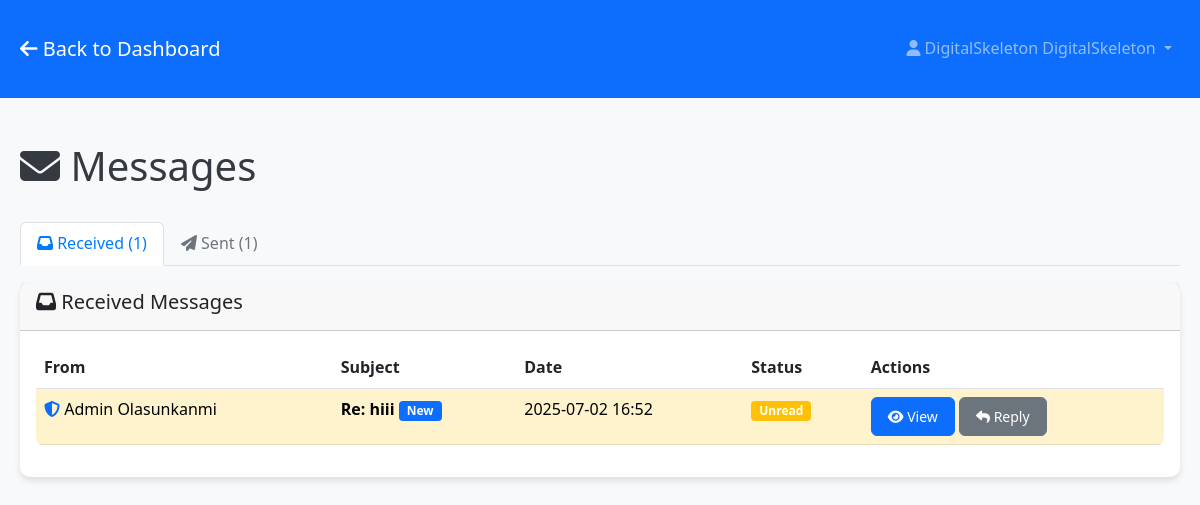
Screenshot of /messages (signed in) with the database file from the repository.
### models.py (models this page shows, shortened)
class User(db.Model):
    id = db.Column(db.Integer, primary_key=True)
    username = db.Column(db.String(80), unique=True, nullable=False)
    email = db.Column(db.String(120), unique=True, nullable=False)
    password_hash = db.Column(db.String(255), nullable=False)
    first_name = db.Column(db.String(100), nullable=False)
    last_name = db.Column(db.String(100), nullable=False)
    is_admin = db.Column(db.Boolean, default=False)
    is_verified = db.Column(db.Boolean, default=False)
    verification_token = db.Column(db.String(100), nullable=True)
    reset_token = db.Column(db.String(100), nullable=True)
    reset_token_expires = db.Column(db.DateTime, nullable=True)
    created_at = db.Column(db.DateTime, default=datetime.utcnow)
    last_login = db.Column(db.DateTime, nullable=True)
    pdf_codes = db.relationship('UserPDFCode', foreign_keys='UserPDFCode.user_id', backref='user', lazy=True, cascade='all, delete-orphan')
    pdf_requests = db.relationship('PDFRequest', backref='user', lazy=True, cascade='all, delete-orphan')
    sent_messages = db.relationship('Message', foreign_keys='Message.sender_id', backref='sender', lazy=True, cascade='all, delete-orphan')
    received_messages = db.relationship('Message', foreign_keys='Message.recipient_id', backref='recipient', lazy=True, cascade='all, delete-orphan')
    uploaded_pdfs = db.relationship('UserPDFCode', foreign_keys='UserPDFCode.uploaded_by_admin_id', backref='uploader', lazy=True)

class Message(db.Model):
    id = db.Column(db.Integer, primary_key=True)
    sender_id = db.Column(db.Integer, db.ForeignKey('user.id', ondelete='CASCADE'), nullable=False)
    recipient_id = db.Column(db.Integer, db.ForeignKey('user.id', ondelete='CASCADE'), nullable=False)
    subject = db.Column(db.String(200), nullable=False)
    content = db.Column(db.Text, nullable=False)  # Allows HTML content
    is_read = db.Column(db.Boolean, default=False)
    created_at = db.Column(db.DateTime, default=datetime.utcnow)
    parent_message_id = db.Column(db.Integer, db.ForeignKey('message.id', ondelete='CASCADE'), nullable=True)
    replies = db.relationship('Message', backref=db.backref('parent', remote_side=[id]), lazy=True)

### app.py (the view)
@app.route('/messages')
@login_required
def messages():
    user = User.query.get(session['user_id'])
    sent_messages = Message.query.filter_by(sender_id=user.id).order_by(Message.created_at.desc()).all()
    received_messages = Message.query.filter_by(recipient_id=user.id).order_by(Message.created_at.desc()).all()
    return render_template('messages/messages.html',
                         user=user,
                         sent_messages=sent_messages,
                         received_messages=received_messages)

### app.py (called while the page is built)
def login_required(f):
    @wraps(f)
    def decorated_function(*args, **kwargs):
        if 'user_id' not in session:
            flash('Please log in to access this page.', 'error')
            return redirect(url_for('login'))
        return f(*args, **kwargs)
    return decorated_function

### templates/messages/messages.html (shortened to what this page needs)
<!DOCTYPE html>
<html lang="en">
<head>
    <link href="https://cdn.jsdelivr.net/npm/bootstrap@5.3.0/dist/css/bootstrap.min.css" rel="stylesheet">
    <link rel="stylesheet" href="https://cdnjs.cloudflare.com/ajax/libs/font-awesome/6.4.0/css/all.min.css">
    <link rel="stylesheet" href="{{ url_for('static', filename='css/style.css') }}">
</head>
<body>
    <nav class="navbar navbar-expand-lg navbar-dark bg-primary">
        <div class="container">
            <a class="navbar-brand" href="{{ url_for('dashboard') }}">
                <i class="fas fa-arrow-left"></i> Back to Dashboard
            </a>
            <div class="navbar-nav ms-auto">
                <div class="nav-item dropdown">
                    <a class="nav-link dropdown-toggle" href="#" id="navbarDropdown" role="button" data-bs-toggle="dropdown">
                        <i class="fas fa-user"></i> {{ user.first_name }} {{ user.last_name }}
                    </a>
                </div>
            </div>
        </div>
    </nav>
    <div class="container mt-4">
        <div class="row">
            <div class="col-12">
                <div class="d-flex justify-content-between align-items-center mb-4">
                    <h1><i class="fas fa-envelope"></i> Messages</h1>
                </div>
            </div>
        </div>
        <ul class="nav nav-tabs" id="messageTabs">
            <li class="nav-item">
                <a class="nav-link active" id="received-tab" data-bs-toggle="tab" href="#received">
                    <i class="fas fa-inbox"></i> Received ({{ received_messages|length }})
                </a>
            </li>
            <li class="nav-item">
                <a class="nav-link" id="sent-tab" data-bs-toggle="tab" href="#sent">
                    <i class="fas fa-paper-plane"></i> Sent ({{ sent_messages|length }})
                </a>
            </li>
        </ul>
        <div class="tab-content mt-3">
            <div class="tab-pane fade show active" id="received">
                <div class="card">
                    <div class="card-header">
                        <h5><i class="fas fa-inbox"></i> Received Messages</h5>
                    </div>
                    <div class="card-body">
                        {% if received_messages %}
                        <div class="table-responsive">
                            <table class="table table-hover">
                                <thead>
                                    <tr>
                                        <th>From</th>
                                        <th>Subject</th>
                                        <th>Date</th>
                                        <th>Status</th>
                                        <th>Actions</th>
                                    </tr>
                                </thead>
                                <tbody>
                                    {% for message in received_messages %}
                                    <tr class="{% if not message.is_read %}table-warning{% endif %}">
                                        <td>
                                            {% if message.sender.is_admin %}
                                            <i class="fas fa-shield-alt text-primary"></i>
                                            {% endif %}
                                            {{ message.sender.first_name }} {{ message.sender.last_name }}
                                        </td>
                                        <td>
                                            <strong>{{ message.subject }}</strong>
                                            {% if not message.is_read %}
                                            <span class="badge bg-primary">New</span>
                                            {% endif %}
                                        </td>
                                        <td>{{ message.created_at.strftime('%Y-%m-%d %H:%M') }}</td>
                                        <td>
                                            {% if message.is_read %}
                                            <span class="badge bg-success">Read</span>
                                            {% else %}
                                            <span class="badge bg-warning">Unread</span>
                                            {% endif %}
                                        </td>
                                        <td>
                                            <button type="button" class="btn btn-sm btn-primary" onclick="viewMessage({{ message.id }}, '{{ message.sender.first_name }} {{ message.sender.last_name }}', '{{ message.subject }}', {{ message.sender.id }}, {{ message.is_read|lower }})">
                                                <i class="fas fa-eye"></i> View
                                            </button>
                                            {% if user.is_admin or message.sender.is_admin %}
                                            <button type="button" class="btn btn-sm btn-secondary" onclick="replyToMessage({{ message.sender.id }}, '{{ message.sender.first_name }} {{ message.sender.last_name }}', 'Re: {{ message.subject }}', {{ message.id }})">
                                                <i class="fas fa-reply"></i> Reply
                                            </button>
                                            {% endif %}
                                        </td>
                                    </tr>
                                    {% endfor %}
                                </tbody>
                            </table>
                        </div>
                        {% else %}
                        <div class="text-center py-4">
                            <i class="fas fa-inbox fa-3x text-muted mb-3"></i>
                            <h5>No messages received</h5>
                            <p class="text-muted">Your received messages will appear here.</p>
                        </div>
                        {% endif %}
                    </div>
                </div>
            </div>
        </div>
    </div>
</body>
</html>

### static/css/style.css (style rules this page uses)
:root { --primary-color: #007bff; --secondary-color: #6c757d; --success-color: #28a745; --danger-color: #dc3545; --warning-color: #ffc107; --info-color: #17a2b8; --light-color: #f8f9fa; --dark-color: #343a40; --white: #ffffff; --black: #000000; }
body { font-family: 'Segoe UI', Tahoma, Geneva, Verdana, sans-serif; background-color: var(--light-color); color: var(--dark-color); line-height: 1.6; }
.container { max-width: 1200px; margin: 0 auto; padding: 20px; }
.card { border: none; border-radius: 10px; box-shadow: 0 4px 6px rgba(0, 0, 0, 0.1); margin-bottom: 20px; }
.btn { border-radius: 6px; padding: 8px 16px; font-weight: 500; transition: all 0.3s ease; }
.nav-tabs .nav-link { border-radius: 6px 6px 0 0; border: 1px solid transparent; color: var(--secondary-color); }
.nav-tabs .nav-link.active { background-color: var(--white); border-color: #dee2e6 #dee2e6 var(--white); color: var(--primary-color); }
.table { border-radius: 6px; overflow: hidden; }
.badge { font-size: 0.75em; padding: 4px 8px; border-radius: 4px; }

### rows the page displays
User: first_name "DigitalSkeleton", last_name "DigitalSkeleton"
Message: sender.first_name "Admin", sender.last_name "Olasunkanmi", subject "Re: hiii", is_read "New", created_at "2025-07-02 16:52"

### other values shown
{{ received_messages|length }} "1"
{{ sent_messages|length }} "1"
